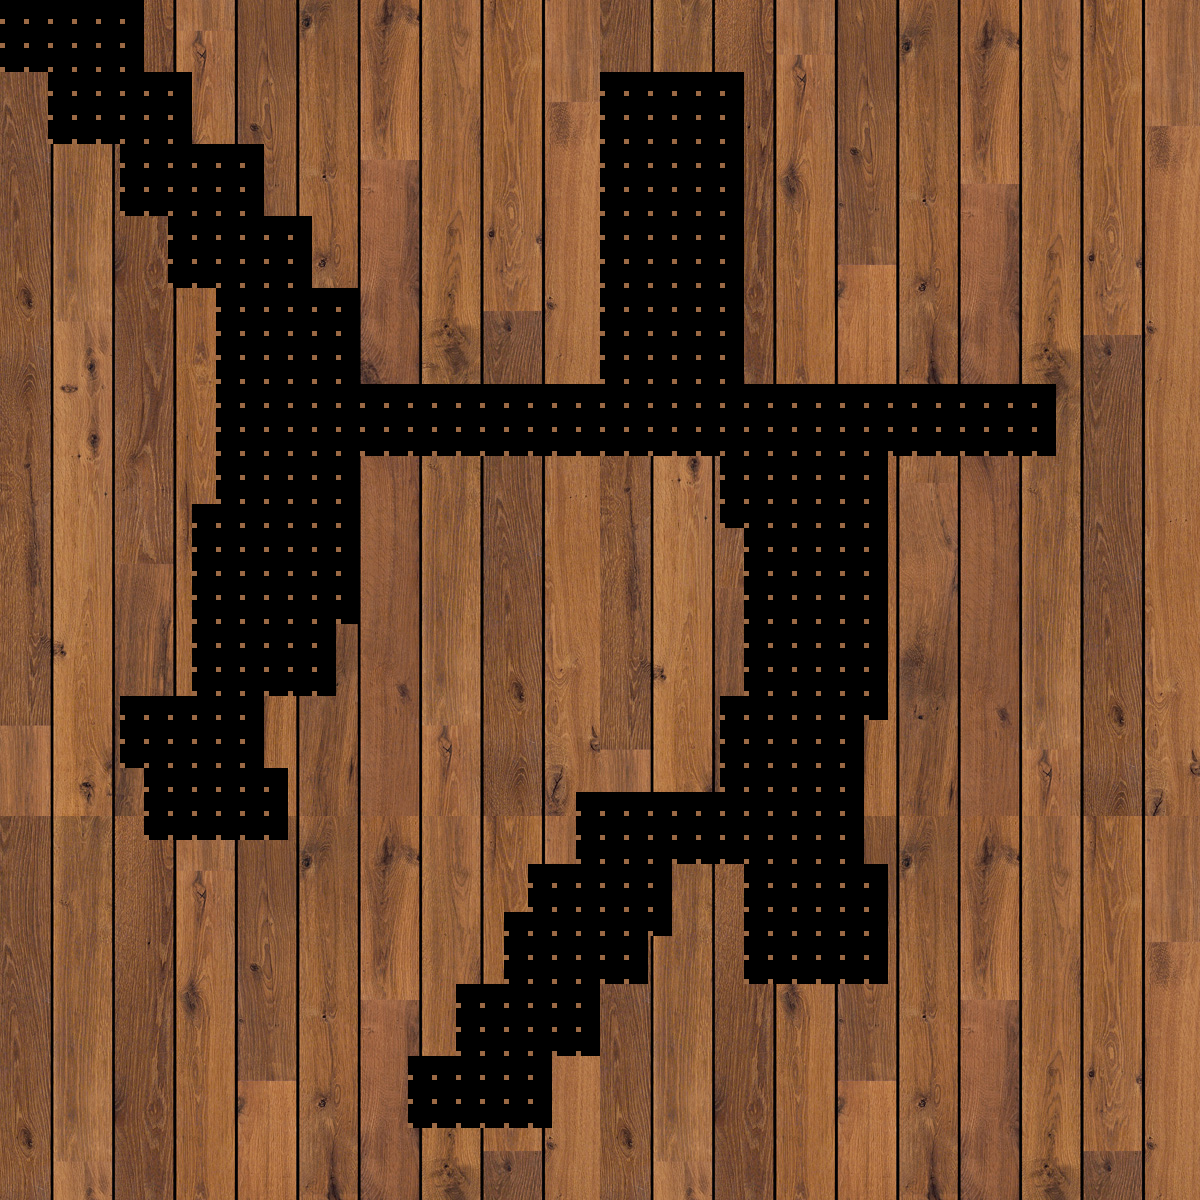

A level layout from a 2D game, rendered from its tile map. Below: a short description, then the map file with tile-grid data replaced by summaries:
An orthogonal 50x50 tile map with 24x24 px tiles, 1 tile layer (Sol), 2 tilesets.

<map version="1.0" tiledversion="1.0.3" orientation="orthogonal" renderorder="right-down" width="50" height="50" tilewidth="24" tileheight="24" nextobjectid="1">
 <tileset firstgid="1" name="sol" tilewidth="24" tileheight="24" tilecount="875" columns="25">
  <image source="img/sol.jpg" trans="ff00ff" width="600" height="849" />
 </tileset>
 <tileset firstgid="876" name="Objet" tilewidth="5" tileheight="5" tilecount="41616" columns="204">
  <image source="img/obstacle.jpg" trans="ff00ff" width="1024" height="1024" />
 </tileset>
 <layer name="Sol" width="50" height="50">
  <data>[2500 cells, 2500 non-empty, 796 distinct tile ids]</data>
 </layer>
 <objectgroup name="Objet" />
</map>